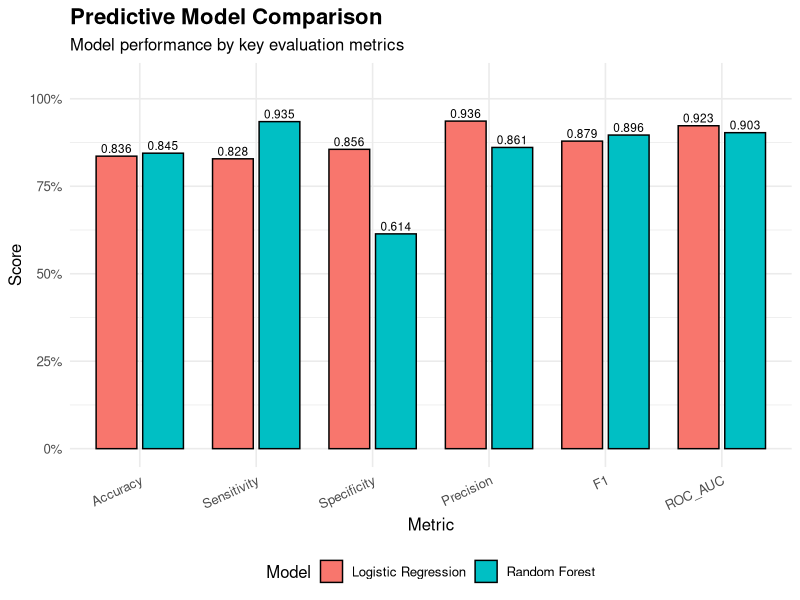

This figure's R source:
library(ggplot2)

comparison <- read.csv("model_results/model_comparison.csv", stringsAsFactors = FALSE)

metrics <- c("Accuracy", "Sensitivity", "Specificity", "Precision", "F1", "ROC_AUC")

plot_df <- comparison[, c("Model", metrics)]
plot_df_long <- reshape(
  data = plot_df,
  varying = metrics,
  v.names = "Value",
  timevar = "Metric",
  idvar = "Model",
  times = metrics,
  direction = "long"
)

plot_df_long$Metric <- factor(plot_df_long$Metric, levels = metrics)
plot_df_long$Model <- factor(plot_df_long$Model, levels = comparison$Model)

plot_df_long$Value <- as.numeric(plot_df_long$Value)

p <- ggplot(
  plot_df_long,
  aes(x = Metric, y = Value, fill = Model)
) +
  geom_col(position = position_dodge(width = 0.8), width = 0.7, colour = "black") +
  geom_text(
    aes(label = sprintf("%.3f", Value)),
    position = position_dodge(width = 0.8),
    vjust = -0.35,
    size = 3,
    colour = "black"
  ) +
  scale_y_continuous(
    limits = c(0, 1.05),
    labels = function(x) paste0(round(x * 100, 0), "%")
  ) +
  labs(
    title = "Predictive Model Comparison",
    subtitle = "Model performance by key evaluation metrics",
    x = "Metric",
    y = "Score",
    fill = "Model"
  ) +
  theme_minimal(base_size = 12) +
  theme(
    plot.title = element_text(face = "bold", size = 16),
    axis.text.x = element_text(angle = 25, hjust = 1),
    legend.position = "bottom"
  )

png(
  "model_results/plots/model_metric_comparison.png",
  width = 1100,
  height = 700,
  res = 150
)
print(p)
dev.off()

cat("Saved model comparison plot to model_results/plots/model_metric_comparison.png\n")
